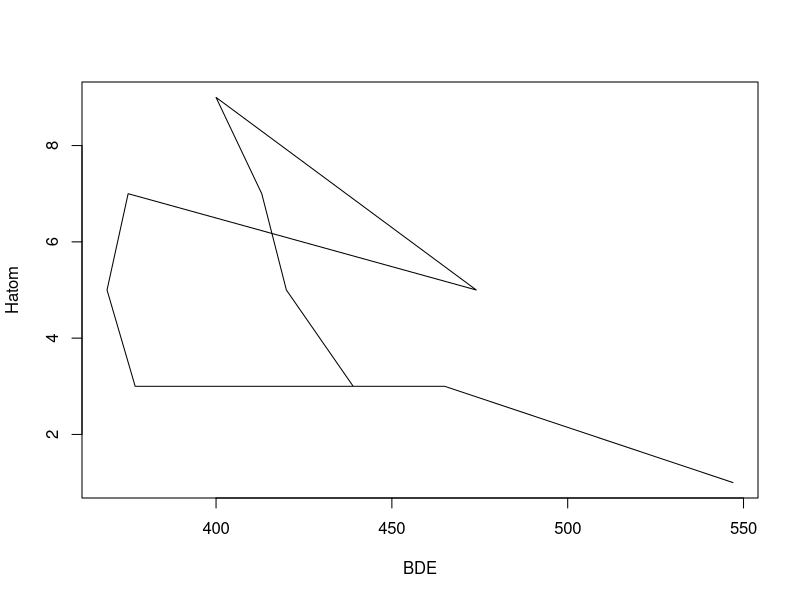
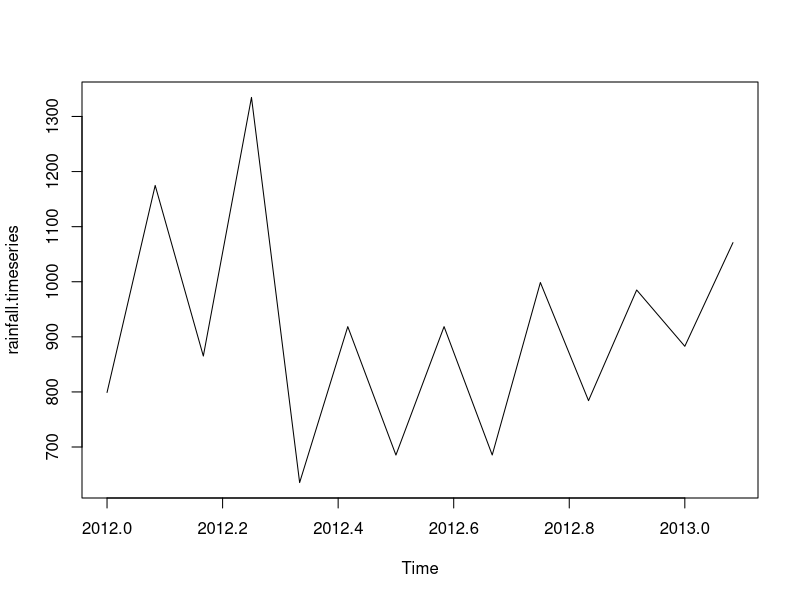
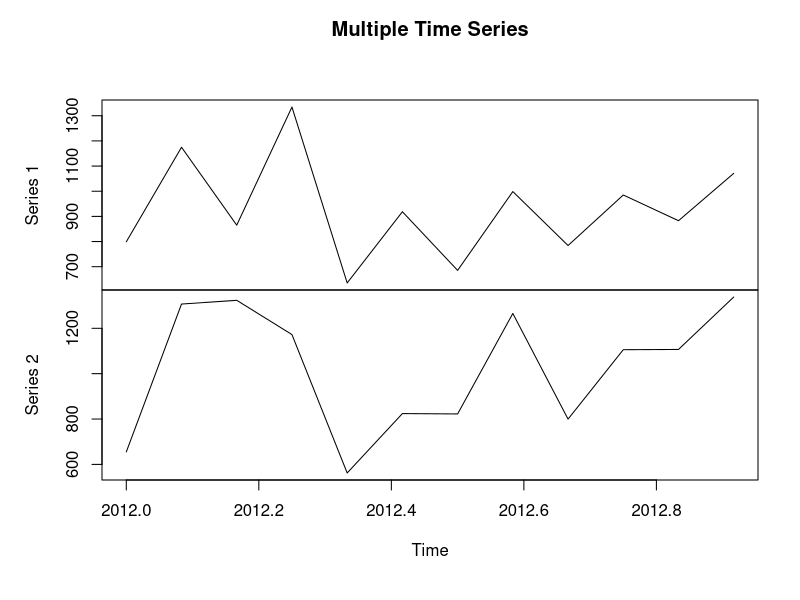

The R script that drew these images, in order: (Note: this script raises an error after producing the figures.)
rainfall = c(799,1174.8,865.1,1334.6,635.4,918.5,685.4,918.5,685.5,998.6,784.2,985,882.8,1071)
rainfall.timeseries = ts(rainfall, start= c(2012,1), frequency=12)
rainfall.timeseries

png(file = 'rainfall.png')

plot(rainfall.timeseries)

dev.off()

rainfall1 = c(799,1174.8,865.1,1334.6,635.4,918.5,685.4,998.6,784.2,985,882.8,1071)
rainfall2 = c(655, 1306.9, 1323.4, 1172.2, 562.2, 824, 822.4, 1265.5, 799.6, 1105.6, 1106.7, 1337.8)

combined.rainfall = matrix(c(rainfall1, rainfall2), nrow=12)
print(combined.rainfall)
rainfall_timeseries = ts(combined.rainfall, start=c(2012,1), frequency=12)
rainfall_timeseries

png(file = 'raining_combined.png')

plot(rainfall_timeseries, main= 'Multiple Time Series')

dev.off()

ts(combined.rainfall, frequency=7, start=c(2014, 6))


fcst <- c(3434.23, 3434.23, 3232.4, 1894.63, 1989.23,
          3827.71, 3827.71, 3827.71, 3434.23, 1984.42, 
          1894.63, 1989.23, 3827.71, 3827.71, 3827.71, 
          3827.71, 3625.88, 2288.11, 1989.23, 3434.23, 
          3434.23, 3434.23, 3434.23, 3232.4, 2288.11, 
          2382.71, 3827.71, 3827.71)

act <- c(3194.62, 3109.93, 2991.44, 1741.49, 1935.07,
         3100.84, 3169.39, 3170.24, 2613.81, 1947.35,
         1820.63, 1765.62, 3397.48, 3501.14, 3444.14, 
         3589.24, 3263.55, 2153.49, 2159.85, 3237.94, 
         345.7, 3246.66, 3195.58, 3001.53, 2073.76, 
         2419.29, 3530.62, 3455.71)



fn <- function(fcst, act, par) {
  sum(abs(act - (fcst * par)))}

xmin1 <- optimize(fn, c(0.5, 1.5), fcst = fcst, act = act)


BDE = c(439, 420, 413, 400, 474, 375, 369, 377, 465, 547)

Hatom = c(3,5,7,9,5,7,5,3,3,1)

plot(BDE, Hatom, type = 'l')

emp_array = list()
for (i in 1:30){
  matrix_head = head(Matrixx1, n=30)
  new_mati = matrix_head[[i]]
  new_mat_df =  data.frame(new_mati[i])
  emp_array = append(emp_array, new_mat_df)
}

emp_array = append(emp_array, new_mati)

install.packages("tidyverse")

library(tidyverse)

data()

attach(starwars)


starwars %>% 
  select(gender, mass, height, species) %>%
  filter(species=="Human") %>%
  na.omit()%>%
  mutate(height = height/100)%>%
  mutate(BMI = mass/height^2) %>%
  mutate(inverseBMI = 1/BMI) %>%
  group_by(gender) %>%
  summarise(Average_BMI = mean(BMI))

starwars %>%
  na.omit() %>%
  if (height<=mean(height)){
    heightcond = 'Short'
  } else{heightcond = 'Tall'} %>%
  mutate(heightcond = heightcond)
filter(starwars, is.na(height))